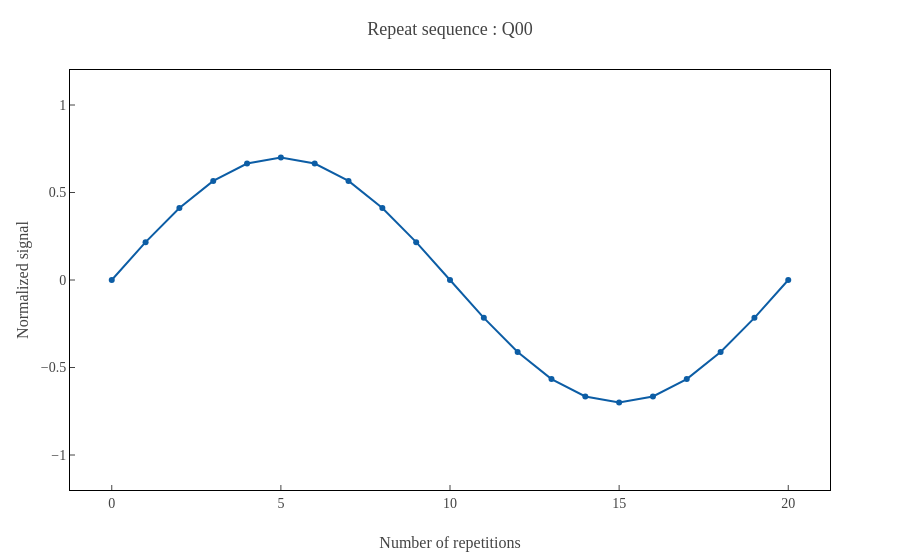
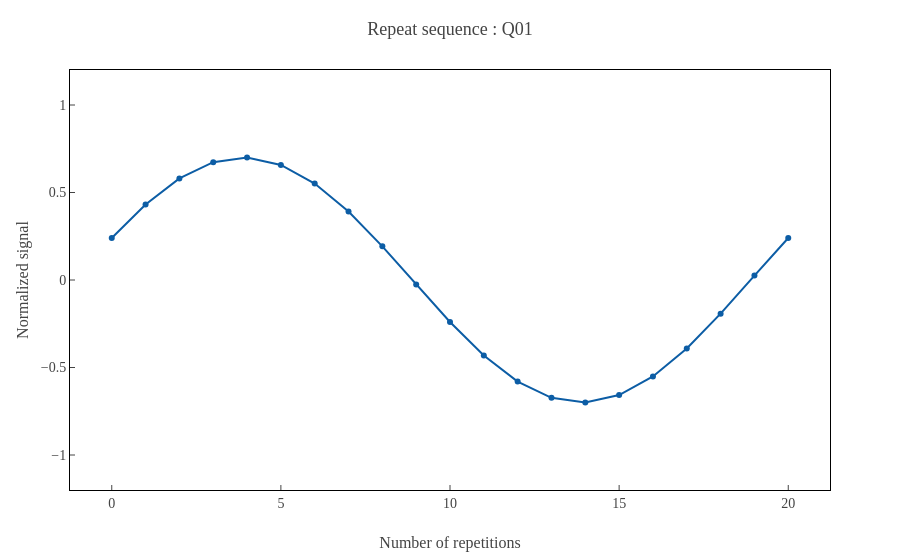

The notebook cell these images were saved under, in order:
### Markdown cell above
## 7. Repeat the calibrated `ZX90` sequence

Use a repeated-sequence check to confirm that the calibrated gate behaves sensibly.

### Code cell
repeat_result = exp.repeat_sequence(zx90)

### Figure 1 — Plotly figure (JSON) as saved in the notebook; plotly's stock layout.template omitted (floating-point values rounded to 4 significant figures)
{"data": [{"mode": "markers+lines", "type": "scatter", "x": [0, 1, 2, 3, 4, 5, 6, 7, 8, 9, 10, 11, 12, 13, 14, 15, 16, 17, 18, 19, 20], "y": [0, 0.2163, 0.4114, 0.5663, 0.6657, 0.7, 0.6657, 0.5663, 0.4114, 0.2163, 8.573e-17, -0.2163, -0.4114, -0.5663, -0.6657, -0.7, -0.6657, -0.5663, -0.4114, -0.2163, -1.715e-16]}], "layout": {"title": {"text": "Repeat sequence : Q00"}, "xaxis": {"title": {"text": "Number of repetitions"}, "type": "linear"}, "yaxis": {"range": [-1.2, 1.2], "title": {"text": "Normalized signal"}, "type": "linear"}}}

### Figure 2 — Plotly figure (JSON) as saved in the notebook; plotly's stock layout.template omitted (floating-point values rounded to 4 significant figures)
{"data": [{"mode": "markers+lines", "type": "scatter", "x": [0, 1, 2, 3, 4, 5, 6, 7, 8, 9, 10, 11, 12, 13, 14, 15, 16, 17, 18, 19, 20], "y": [0.24, 0.4315, 0.5807, 0.6731, 0.6996, 0.6576, 0.5512, 0.3909, 0.1923, -0.02508, -0.24, -0.4315, -0.5807, -0.6731, -0.6996, -0.6576, -0.5512, -0.3909, -0.1923, 0.02508, 0.24]}], "layout": {"title": {"text": "Repeat sequence : Q01"}, "xaxis": {"title": {"text": "Number of repetitions"}, "type": "linear"}, "yaxis": {"range": [-1.2, 1.2], "title": {"text": "Normalized signal"}, "type": "linear"}}}
